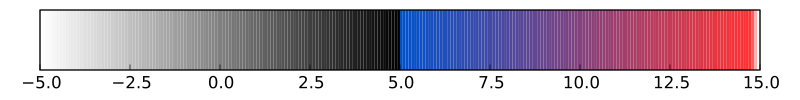

The script that drew this image:
from gammapy.image import colormap_milagro
vmin, vmax, vtransition = -5, 15, 5
cmap = colormap_milagro(vmin=vmin, vmax=vmax, vtransition=vtransition)

# This is how to plot a colorbar only with matplotlib
# http://matplotlib.org/examples/api/colorbar_only.html
import matplotlib.pyplot as plt
from matplotlib.colorbar import ColorbarBase
from matplotlib.colors import Normalize
norm = Normalize(vmin, vmax)
fig = plt.figure(figsize=(8, 1))
fig.add_axes([0.05, 0.3, 0.9, 0.6])
ColorbarBase(plt.gca(), cmap, norm, orientation='horizontal')
plt.show()
